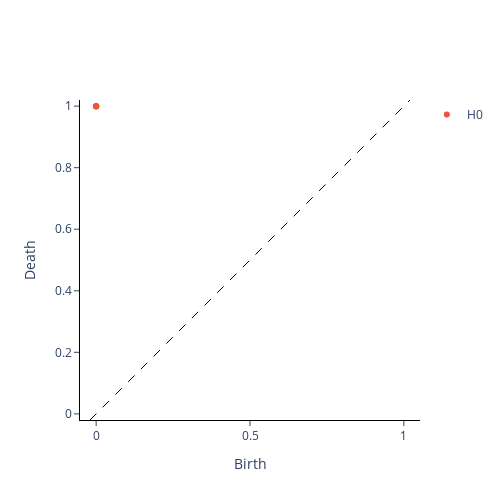

Notebook cell for this chart:
### Code cell
print(f"Persistence diagram is:\n ")
VietorisRipsPersistence(metric="precomputed").fit_transform_plot(X_ggd);

### Figure 1 — Plotly figure (JSON) as saved in the notebook; plotly's stock layout.template omitted (floating-point values rounded to 4 significant figures)
{"data": [{"hoverinfo": "none", "line": {"color": "black", "dash": "dash", "width": 1}, "mode": "lines", "showlegend": false, "type": "scatter", "x": [-0.02, 1.02], "y": [-0.02, 1.02]}, {"hoverinfo": "text", "hovertext": ["(0.0, 1.0), multiplicity: 7", "(0.0, 1.0), multiplicity: 7", "(0.0, 1.0), multiplicity: 7", "(0.0, 1.0), multiplicity: 7", "(0.0, 1.0), multiplicity: 7", "(0.0, 1.0), multiplicity: 7", "(0.0, 1.0), multiplicity: 7"], "mode": "markers", "name": "H0", "type": "scatter", "x": [0, 0, 0, 0, 0, 0, 0], "y": [1, 1, 1, 1, 1, 1, 1]}, {"hoverinfo": "text", "hovertext": [], "mode": "markers", "name": "H1", "type": "scatter", "x": [], "y": []}], "layout": {"height": 500, "plot_bgcolor": "white", "width": 500, "xaxis": {"autorange": false, "exponentformat": "e", "linecolor": "black", "linewidth": 1, "mirror": false, "range": [-0.02, 1.02], "showexponent": "all", "showline": true, "side": "bottom", "ticks": "outside", "title": {"text": "Birth"}, "type": "linear", "zeroline": true}, "yaxis": {"autorange": false, "exponentformat": "e", "linecolor": "black", "linewidth": 1, "mirror": false, "range": [-0.02, 1.02], "scaleanchor": "x", "scaleratio": 1, "showexponent": "all", "showline": true, "side": "left", "ticks": "outside", "title": {"text": "Death"}, "type": "linear", "zeroline": true}}}
